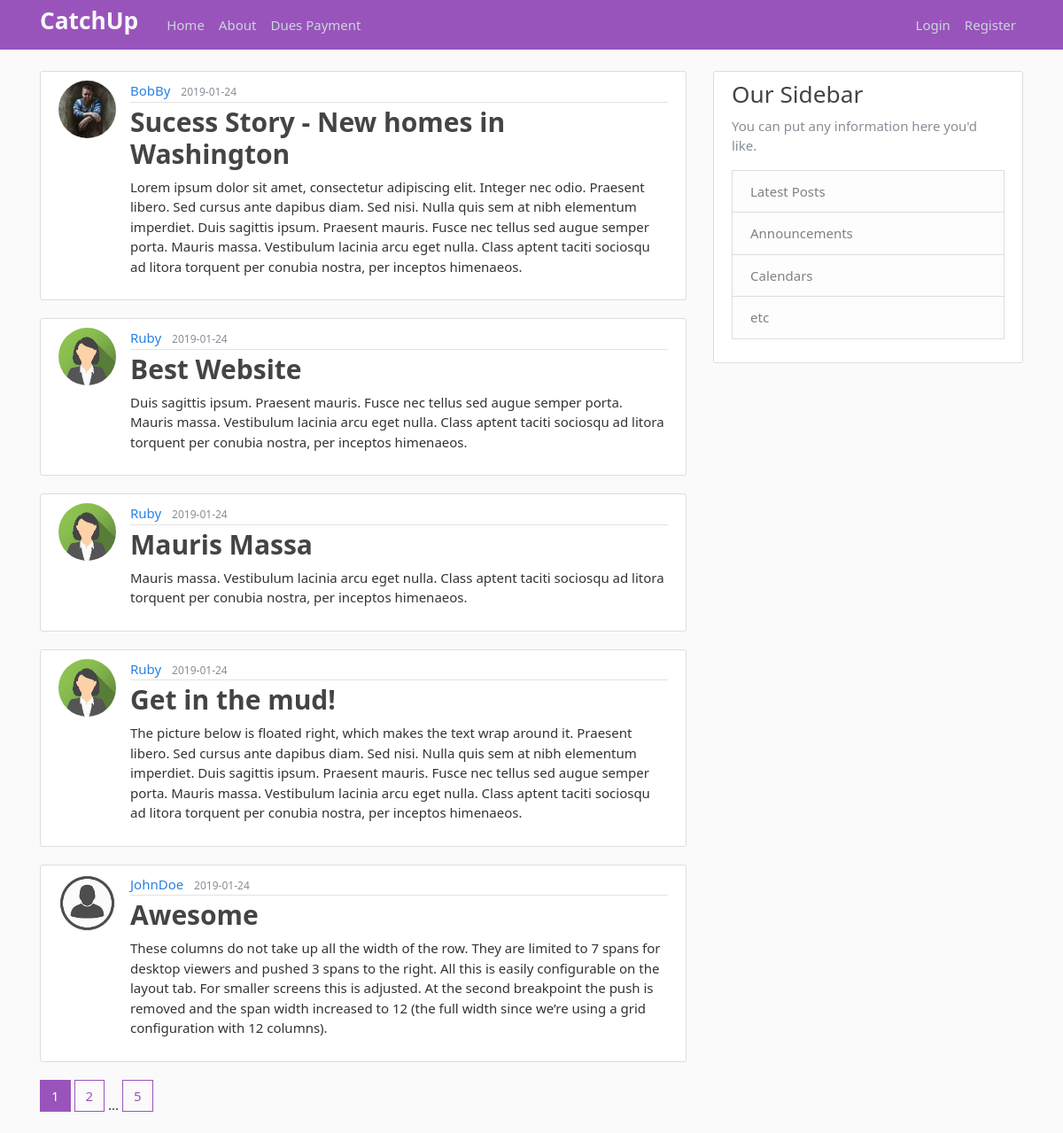
The page /home on the database its author committed.
### flaskblog/models.py (models this page shows, shortened)
class Post(db.Model):
	id = db.Column(db.Integer, primary_key=True)
	title = db.Column(db.String(100), nullable=False)
	date_posted = db.Column(db.DateTime, nullable=False, default=datetime.utcnow)
	content = db.Column(db.Text, nullable=False)
	user_id = db.Column(db.Integer, db.ForeignKey('user.id'), nullable=False)

class User(db.Model, UserMixin):
	id = db.Column(db.Integer, primary_key=True)
	username = db.Column(db.String(20), unique=True, nullable=False)
	email = db.Column(db.String(120), nullable=False)
	image_file = db.Column(db.String(20), nullable=False, default='default.jpg')
	password = db.Column(db.String(60), nullable=False)
	posts = db.relationship('Post', backref='author', lazy=True)

### flaskblog/routes.py (the view)
@app.route('/')
@app.route('/home')
def index():
	page = request.args.get('page', 1, type=int)
	posts = Post.query.order_by(Post.date_posted.desc()).paginate(page=page, per_page=5)
	return render_template('home.html', posts=posts)

### flaskblog/templates/home.html
{% extends "layout.html" %}
{% block content %}
    {% for post in posts.items %}
        <article class="media content-section">
        <img src="{{ url_for('static', filename='profile_pics/' + post.author.image_file) }}" alt="Author Profile Picture"
             class="rounded-circle article-img">
          <div class="media-body">
            <div class="article-metadata">
              <a class="mr-2" href="{{ url_for('user_posts', username=post.author.username  ) }}">{{ post.author.username }}</a>
              <small class="text-muted">{{ post.date_posted.strftime('%Y-%m-%d') }}</small>
            </div>
            <h2><a class="article-title h2 font-weight-bold" href="{{ url_for('post', post_id=post.id) }}">{{ post.title }}</a></h2>
            <p class="article-content">{{ post.content }}</p>
          </div>
        </article>
    {% endfor %}
     {% for page_num in posts.iter_pages(left_edge=1, right_edge=1, left_current=1, right_current=2) %}
        {% if page_num %}
            {% if posts.page == page_num %}
                <a href="{{ url_for('index', page=page_num) }}" class="btn btn-info mb-4">{{ page_num }}</a>
            {% else %}
                <a href="{{ url_for('index', page=page_num) }}" class="btn btn-outline-info mb-4">{{ page_num }}</a>
            {% endif %}
        {% else %}
            ...
        {% endif %}
    {% endfor %}
{% endblock content %}

### flaskblog/templates/layout.html (shortened to what this page needs)
<!DOCTYPE html>
<html>
<head>
    <link rel="stylesheet" href={{url_for('static', filename='style.css')}}>
    <link rel="stylesheet" type="text/css" href="{{ url_for('static', filename='main.css') }}">
</head>
<body>
    <header class="site-header">
      <nav class="navbar navbar-expand-md navbar-dark bg-info fixed-top">
        <div class="container">
          <a class="mr-4 font-weight-bold py-n3 h3 text-light" href="/" style="color:rgba(255,255,255,0.2)">CatchUp</a>
          <div class="collapse navbar-collapse" id="navbarToggle">
            <div class="navbar-nav mr-auto">
              <a class="nav-item nav-link" href="{{ url_for('index') }}">Home</a>
              <a class="nav-item nav-link" href="{{ url_for('about') }}">About</a>
              <a class="nav-item nav-link" href="{{ url_for('payment') }}">Dues Payment</a>
            </div>
            <div class="navbar-nav">
              {% if current_user.is_authenticated %}
                    <a class="nav-item nav-link" href="{{ url_for('new_post') }}">New Post</a>
                    <a class="nav-item nav-link" href="{{ url_for('account') }}">{{ current_user.username }}</a>
                    <a class="nav-item nav-link" href="{{ url_for('logout') }}">Logout</a>
            {% else %}
                <a class="nav-item nav-link" href="{{ url_for('login') }}">Login</a>
                <a class="nav-item nav-link" href="{{ url_for('register') }}">Register</a>
            {% endif %}
            </div>
          </div>
        </div>
      </nav>
    </header>
    <main role="main" class="container">
      <div class="row">
        <div class="col-md-8">
            {% block content %}{% endblock %}
        </div>
        <div class="col-md-4">
          <div class="content-section">
            <h3>Our Sidebar</h3>
            <p class='text-muted'>You can put any information here you'd like.
              <ul class="list-group">
                <li class="list-group-item list-group-item-light">Latest Posts</li>
                <li class="list-group-item list-group-item-light">Announcements</li>
                <li class="list-group-item list-group-item-light">Calendars</li>
                <li class="list-group-item list-group-item-light">etc</li>
              </ul>
            </p>
          </div>
        </div>
      </div>
    </main>
</body>
</html>

### flaskblog/static/main.css (style rules this page uses)
body { background: #fafafa; color: #333333; margin-top: 5rem; }
h1, h2, h3, h4, h5, h6 { color: #444444; }
.site-header .navbar-nav .nav-link { color: #cbd5db; }
.content-section { background: #ffffff; padding: 10px 20px; border: 1px solid #dddddd; border-radius: 3px; margin-bottom: 20px; }
.article-title { color: #444444; }
.article-content { white-space: pre-line; }
.article-img { height: 65px; width: 65px; margin-right: 16px; }
.article-metadata { padding-bottom: 1px; margin-bottom: 4px; border-bottom: 1px solid #e3e3e3 }

### rows shown on the page
Post: image_file (picture), author.username "BobBy", date_posted "2019-01-24", title "Sucess Story - New homes in Washington", content "Lorem ipsum dolor sit amet, consectetur adipiscing elit. Integer nec odio. Praesent libero. Sed cursus ante dapibus diam. Sed nisi. Nulla quis sem at nibh elementum imperdiet. Duis sagittis ipsum. Praesent mauris. Fusce nec tellus sed augue semper porta. Mauris massa. Vestibulum lacinia arcu eget nulla. Class aptent taciti sociosqu ad litora torquent per conubia nostra, per inceptos himenaeos."
Post: image_file (picture), author.username "Ruby", date_posted "2019-01-24", title "Best Website", content "Duis sagittis ipsum. Praesent mauris. Fusce nec tellus sed augue semper porta. Mauris massa. Vestibulum lacinia arcu eget nulla. Class aptent taciti sociosqu ad litora torquent per conubia nostra, per inceptos himenaeos."
Post: image_file (picture), author.username "Ruby", date_posted "2019-01-24", title "Mauris Massa", content "Mauris massa. Vestibulum lacinia arcu eget nulla. Class aptent taciti sociosqu ad litora torquent per conubia nostra, per inceptos himenaeos."
Post: image_file (picture), author.username "Ruby", date_posted "2019-01-24", title "Get in the mud!", content "The picture below is floated right, which makes the text wrap around it. Praesent libero. Sed cursus ante dapibus diam. Sed nisi. Nulla quis sem at nibh elementum imperdiet. Duis sagittis ipsum. Praesent mauris. Fusce nec tellus sed augue semper porta. Mauris massa. Vestibulum lacinia arcu eget nulla. Class aptent taciti sociosqu ad litora torquent per conubia nostra, per inceptos himenaeos."
Post: image_file (placeholder picture), author.username "JohnDoe", date_posted "2019-01-24", title "Awesome", content "These columns do not take up all the width of the row. They are limited to 7 spans for desktop viewers and pushed 3 spans to the right. All this is easily configurable on the layout tab. For smaller screens this is adjusted. At the second breakpoint the push is removed and the span width increased to 12 (the full width since we’re using a grid configuration with 12 columns)."

### other values the page prints
{{ page_num }} "1"
{{ page_num }} "2" "5"
